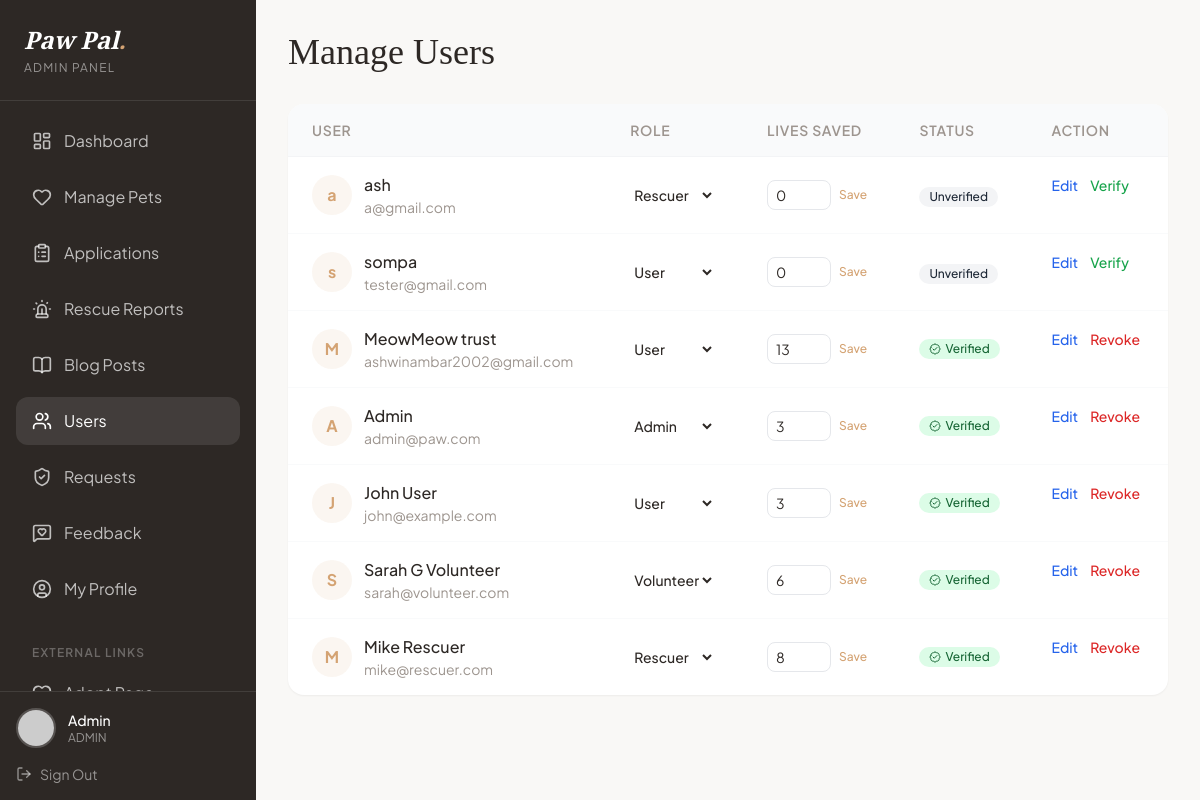
The page /admin/users.php (signed in) on the database its author committed.
### tables this page shows
CREATE TABLE `users` (
  `id` int(11) NOT NULL,
  `username` varchar(50) NOT NULL,
  `email` varchar(100) NOT NULL,
  `password` varchar(255) NOT NULL,
  `phone` varchar(20) DEFAULT NULL,
  `address` text DEFAULT NULL,
  `role` enum('user','admin','volunteer','rescuer','organization') DEFAULT 'user',
  `is_verified` tinyint(1) DEFAULT 0,
  `created_at` timestamp NOT NULL DEFAULT current_timestamp(),
  `gender` varchar(20) DEFAULT NULL,
  `dob` date DEFAULT NULL,
  `profile_image` varchar(255) DEFAULT NULL,
  `lives_saved` int(11) DEFAULT 0,
  `organization_name` varchar(150) DEFAULT NULL,
  `reset_token` varchar(255) DEFAULT NULL,
  `reset_expiry` datetime DEFAULT NULL,
  `latitude` decimal(10,8) DEFAULT NULL,
  `longitude` decimal(11,8) DEFAULT NULL
);

### admin/users.php (the view, shortened to what this page needs)
<?php
include '../config.php';
$users = $conn->query("SELECT * FROM users ORDER BY created_at DESC");
?>
<!DOCTYPE html>
<html lang="en" class="scroll-smooth">
<head>
    <script src="https://cdn.tailwindcss.com"></script>
</head>
<body class="font-sans text-paw-dark antialiased bg-paw-bg">
    <div class="flex min-h-screen">
        <?php include 'includes/sidebar.php'; ?>
        <main class="flex-1 p-8 overflow-y-auto">
            <div class="max-w-6xl mx-auto">
                <h1 class="font-serif text-4xl mb-8">Manage Users</h1>
                <div class="bg-white rounded-2xl shadow-sm overflow-hidden">
                    <table class="w-full text-left">
                        <thead class="bg-gray-50 border-b border-gray-100">
                            <tr>
                                <th class="px-6 py-4 text-sm font-semibold text-paw-gray uppercase tracking-wider">User
                                </th>
                                <th class="px-6 py-4 text-sm font-semibold text-paw-gray uppercase tracking-wider">Role
                                </th>
                                <th class="px-6 py-4 text-sm font-semibold text-paw-gray uppercase tracking-wider">Lives
                                    Saved
                                </th>
                                <th class="px-6 py-4 text-sm font-semibold text-paw-gray uppercase tracking-wider">
                                    Status
                                </th>
                                <th class="px-6 py-4 text-sm font-semibold text-paw-gray uppercase tracking-wider">
                                    Action</th>
                            </tr>
                        </thead>
                        <tbody class="divide-y divide-gray-50">
                            <?php while ($user = $users->fetch_assoc()): ?>
                                <tr class="hover:bg-gray-50 transition-colors">
                                    <td class="px-6 py-4">
                                        <div class="flex items-center gap-3">
                                            <div
                                                class="w-10 h-10 bg-paw-accent/10 rounded-full flex items-center justify-center text-paw-accent font-bold">
                                                <?php echo substr($user['username'], 0, 1); ?>
                                            </div>
                                            <div>
                                                <p class="font-medium text-paw-dark">
                                                    <?php echo htmlspecialchars($user['username']); ?>
                                                </p>
                                                <p class="text-sm text-paw-gray">
                                                    <?php echo htmlspecialchars($user['email']); ?>
                                                </p>
                                            </div>
                                        </div>
                                    </td>
                                    <td class="px-6 py-4">
                                        <form method="POST">
                                            <select name="role" onchange="this.form.submit()"
                                                class="bg-transparent text-sm font-medium focus:outline-none cursor-pointer">
                                                <option value="user" <?php echo $user['role'] === 'user' ? 'selected' : ''; ?>>User</option>
                                                <option value="volunteer" <?php echo $user['role'] === 'volunteer' ? 'selected' : ''; ?>>Volunteer</option>
                                                <option value="rescuer" <?php echo $user['role'] === 'rescuer' ? 'selected' : ''; ?>>Rescuer</option>
                                                <option value="admin" <?php echo $user['role'] === 'admin' ? 'selected' : ''; ?>>Admin</option>
                                            </select>
                                        </form>
                                    </td>
                                    <td class="px-6 py-4">
                                        <form method="POST" class="flex items-center gap-2">
                                            <input type="number" name="lives_saved"
                                                value="<?php echo $user['lives_saved'] ?? 0; ?>" min="0"
                                                class="w-16 px-2 py-1 text-sm border rounded-lg focus:outline-none focus:border-paw-accent">
                                            <button type="submit" name="update_lives"
                                                class="text-xs text-paw-accent hover:text-paw-dark font-medium">Save</button>
                                        </form>
                                    </td>
                                    <td class="px-6 py-4">
                                        <?php if ($user['is_verified']): ?>
                                            <span
                                                class="inline-flex items-center gap-1 px-2.5 py-0.5 rounded-full text-xs font-medium bg-green-100 text-green-800">
                                                <i data-lucide="badge-check" class="w-3 h-3"></i> Verified
                                            </span>
                                        <?php else: ?>
                                            <span
                                                class="inline-flex items-center gap-1 px-2.5 py-0.5 rounded-full text-xs font-medium bg-gray-100 text-gray-800">
                                                Unverified
                                            </span>
                                        <?php endif; ?>
                                    </td>
                                    <td class="px-6 py-4 flex items-center gap-3">
                                        <a href="edit_user.php?id=<?php echo $user['id']; ?>"
                                            class="text-sm font-medium text-blue-600 hover:text-blue-800">
                                            Edit
                                        </a>
                                        <form method="POST">
                                            <button type="submit" name="toggle_verification"
                                                class="text-sm font-medium
                                                <?php echo $user['is_verified'] ? 'text-red-600 hover:text-red-800' : 'text-green-600 hover:text-green-800'; ?>">
                                                <?php echo $user['is_verified'] ? 'Revoke' : 'Verify'; ?>
                                            </button>
                                        </form>
                                    </td>
                                </tr>
                            <?php endwhile; ?>
                        </tbody>
                    </table>
                </div>
            </div>
        </main>
    </div>
</body>
</html>

### rows shown on the page
users: username "a", username "ash", email "a@gmail.com", role "Rescuer", lives_saved "0", is_verified "Unverified"
users: username "s", username "sompa", email "tester@gmail.com", role "User", lives_saved "0", is_verified "Unverified"
users: username "M", username "MeowMeow trust", email "ashwinambar2002@gmail.com", lives_saved "13", is_verified 1 (drawn)
users: username "A", username "Admin", email "admin@paw.com", role "Admin", lives_saved "3", is_verified 1 (drawn)
users: username "J", username "John User", email "john@example.com", role "User", lives_saved "3", is_verified 1 (drawn)
users: username "S", username "Sarah G Volunteer", email "sarah@volunteer.com", role "Volunteer", lives_saved "6", is_verified 1 (drawn)
users: username "M", username "Mike Rescuer", email "mike@rescuer.com", role "Rescuer", lives_saved "8", is_verified 1 (drawn)

### other values the page prints
$_SESSION['username'] "Admin"
